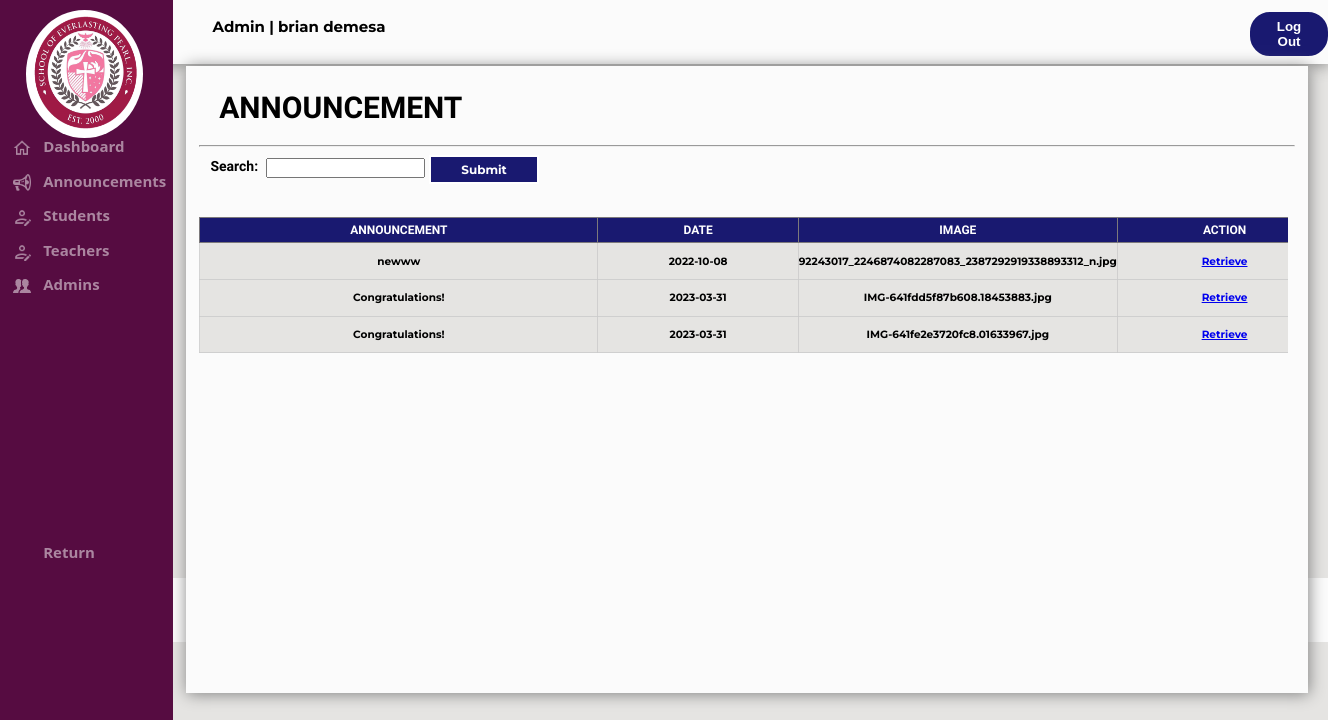
The page /Archive/announcearchive.php (signed in) on the database as committed earlier.
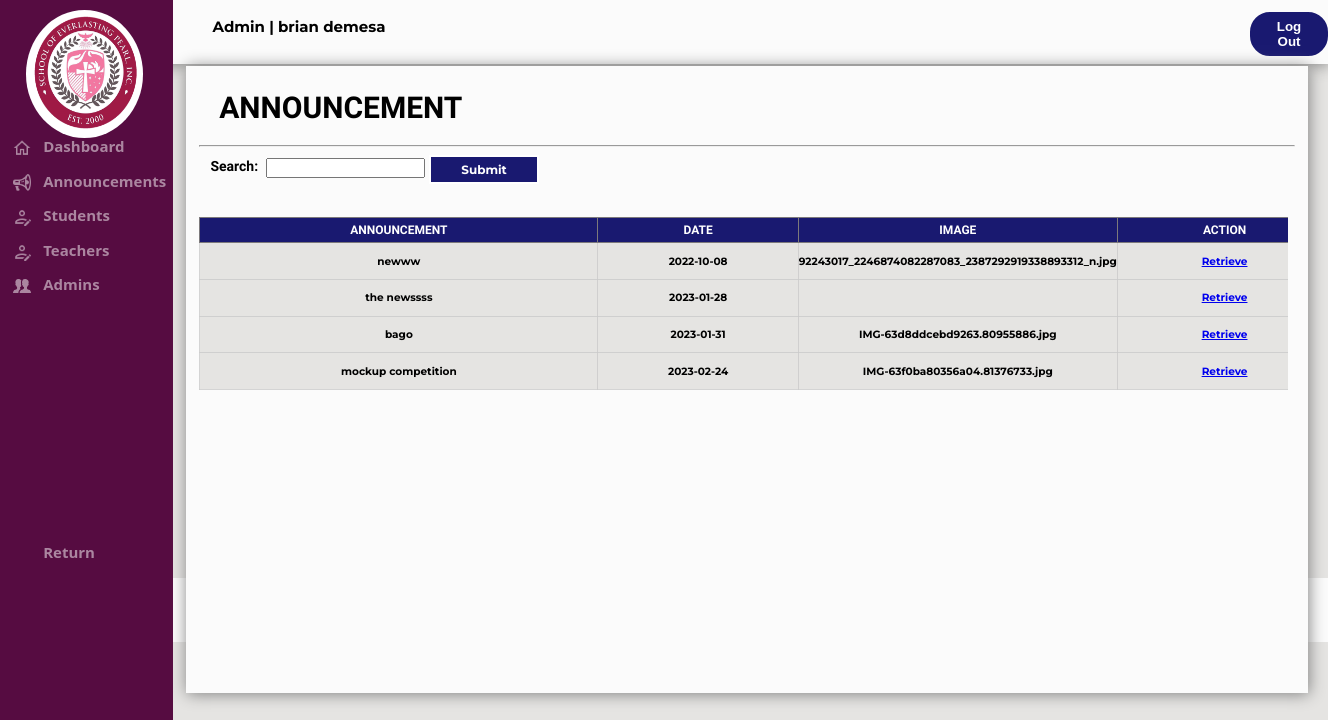
The same page on the database as committed later.
### tables this page shows
CREATE TABLE `tbl_archive_announce` (
  `AID` int(11) NOT NULL AUTO_INCREMENT,
  `ANNOUNCEMENT` varchar(100) NOT NULL,
  `DATE` date DEFAULT NULL,
  `image` varchar(255) NOT NULL,
  PRIMARY KEY (`AID`)
);

### Archive/announcearchive.php (the view, shortened to what this page needs)
<?php
		include "../sepi_connect.php";
		if(!isset($_SESSION['loggedin']) || $_SESSION['loggedin'] !== true)
		 {
			 header("refresh:0; ../Index.php");
			 exit;
		 }else if(isset($_SESSION['Acc_ID']))
			{
				$userid = $_SESSION['Acc_ID'];
				$getrecord = mysqli_query($config,"SELECT * FROM tbl_sepi_account WHERE Acc_ID ='$userid'");
				while($rowedit = mysqli_fetch_assoc($getrecord))
				{
					$type = $rowedit['Role'];
					$name = $rowedit['Fname']." ".$rowedit['Lname'];
				}
			}
if(isset($_POST['search'])){
$search = $_POST['search'];
if ($search != NULL){
$sql = "Select * from tbl_archive_announce where AID like '%$search%' or
										ANNOUNCEMENT '%$search%' or
										DATE like '%$search%'";
}else{
$sql = "Select * from tbl_archive_announce";
}
}else{
$sql = "Select * from tbl_archive_announce";
}
	?>
<!DOCTYPE html>
<html>
	<head>
	</head>
<link rel="stylesheet" href="../Css/sepi.css">
<body style="background-color:#E5E4E2">
	<div class="header">
	<p class="displayname"><?php echo "$type" ?> | <?php echo "$name" ?></p>
		<form method="POST"action="logout.php" >
			<button type=submit name="logout" class="logout">Log Out</a>
		</form>
	</div>
	<div class="footer">
		<h6 id="footer">© 2022 SEPI Login Form. All Rights Reserved | Designed by Excel-erator</h6>
	</div>
		<form method=POST action="announcearchive.php">
		<div class="archivedashboard">
			<img src="../Images/logo.png" class="dashboardlogo">
			<a href="archive.php" class="archivedashboardhome"><img src="../Images/homeicon.png" class="homeicon">Dashboard</a>
			<a href="announcearchive.php" class="archiveannouncement"><img src="../Images/announcement.png" class="announcementicon">Announcements</a>
			<a href="studentarchive.php" class="archivestudents"><img src="../Images/studrecord.png" class="studenticon">Students</a>
			<a href="teacherarchive.php" class="archiveteachers"><img src="../Images/studrecord.png" class="teachericon">Teachers</a>
			<a href="accountarchive.php" class="archiveaccounts"><img src="../Images/account.png" class="accounticon">Admins</a>
			<a href="../Admin/dashboard.php" class="Returnarchive">Return</a>
		</div>
			<div class="announcementdivarchive">
				<h1 id="announcementfontarchive">ANNOUNCEMENT</h1>
				<hr>
				<p class="searchannouncementarchive">Search:</p>
				<input type=text name=search class="announcementtxtarchive">
				<input type=submit name=sub class="announcementbtnarchive"><br>
<?php
	$result = $config -> query($sql);
if ($result -> num_rows > 0){
	echo"<div class=announcementtbl style=overflow:auto;>";
	echo"<table class=announcementtbl1>";
	echo "<tr>";
echo "<th Class=announcearchiveheader>ANNOUNCEMENT";
echo "<th Class=announcearchiveheader1>DATE";
echo "<th Class=announcearchiveheader1>IMAGE";
echo "<th Class=announcearchiveheader1>ACTION";
	while($row = $result -> fetch_assoc()){
		echo "<tr>";
	echo "<td class=announcementinfo>".$row['ANNOUNCEMENT'];
	echo "<td class=announcementinfo>".$row['DATE'];
    echo "<td class=announcementinfo>".$row['image'];
	echo "<td class=announcementinfo><center> <a href='retrieveannounce.php?ID=".$row['AID']."'> Retrieve </a></center>";
	}
		echo "</table>";
	}
	else
	{
		echo "<center>The record is not found</center";
	}
	?>
			</div>
		</form>
	</body>
	</html>

Rows that differ between the two databases and show on the page:
removed tbl_archive_announce: ANNOUNCEMENT "Congratulations!", DATE "2023-03-31", image "IMG-641fdd5f87b608.18453883.jpg"
removed tbl_archive_announce: ANNOUNCEMENT "Congratulations!", DATE "2023-03-31", image "IMG-641fe2e3720fc8.01633967.jpg"
added tbl_archive_announce: ANNOUNCEMENT "the newssss", DATE "2023-01-28"
added tbl_archive_announce: ANNOUNCEMENT "bago", DATE "2023-01-31", image "IMG-63d8ddcebd9263.80955886.jpg"
added tbl_archive_announce: ANNOUNCEMENT "mockup competition", DATE "2023-02-24", image "IMG-63f0ba80356a04.81376733.jpg"
